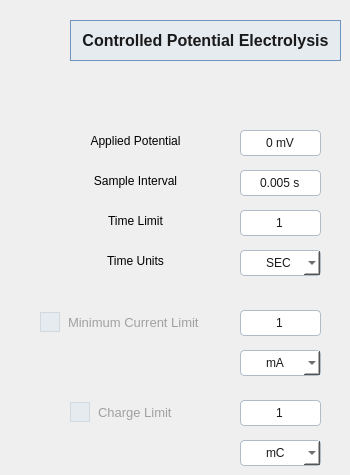
    <widget class="QWidget" name="page3_CPE">
     <widget class="QLabel" name="label_9">
      <property name="geometry">
       <rect>
        <x>70</x>
        <y>20</y>
        <width>271</width>
        <height>41</height>
       </rect>
      </property>
      <property name="styleSheet">
       <string notr="true">QLabel {
    /* Fondo azul acero muy suave para destacar sin cansar la vista */
    background-color: #E6EBF0; 
    
    /* Borde sólido y recto para coincidir con tus QLineEdit y Botones */
    border: 1px solid #7092BE; 
    border-radius: 0px; 
    
    /* Texto */
    color: #1A1A1A;                /* Negro carbón para legibilidad */
    font-family: &quot;Segoe UI&quot;;       /* Tipografía Windows 11 */
    font-weight: bold;             /* Para que resalte como encabezado */
    font-size: 16px;               /* Un poco más grande que los parámetros */
    
    /* Espaciado interno */
    padding: 5px;
}</string>
      </property>
      <property name="frameShape">
       <enum>QFrame::Shape::Box</enum>
      </property>
      <property name="lineWidth">
       <number>2</number>
      </property>
      <property name="text">
       <string>Controlled Potential Electrolysis</string>
      </property>
      <property name="alignment">
       <set>Qt::AlignmentFlag::AlignCenter</set>
      </property>
     </widget>
     <widget class="QLabel" name="label_23">
      <property name="geometry">
       <rect>
        <x>60</x>
        <y>130</y>
        <width>151</width>
        <height>21</height>
       </rect>
      </property>
      <property name="text">
       <string>Applied Potential</string>
      </property>
      <property name="alignment">
       <set>Qt::AlignmentFlag::AlignCenter</set>
      </property>
     </widget>
     <widget class="QSpinBox" name="cpe_time_limit">
      <property name="geometry">
       <rect>
        <x>240</x>
        <y>210</y>
        <width>81</width>
        <height>26</height>
       </rect>
      </property>
      <property name="focusPolicy">
       <enum>Qt::FocusPolicy::WheelFocus</enum>
      </property>
      <property name="styleSheet">
       <string notr="true">/* Estilo base del cuadro */
QSpinBox {
    background-color: #FFFFFF;
    border: 1px solid #B0BCC7;
    border-radius: 4px; /* Bordes rectos industriales */
    padding: 5px;
    color: #1A1A1A;
    font-family: &quot;Segoe UI&quot;;
    selection-background-color: #7092BE; /* Color de resaltado azul acero */
}

/* Ocultar las flechas de subir y bajar */
QSpinBox::up-button, QSpinBox::down-button {
    width: 0px;
    border: none;
    background: transparent;
}

/* Opcional: un borde más oscuro cuando el usuario hace clic para escribir */
QSpinBox:focus {
    border: 1px solid #7092BE;
}</string>
      </property>
      <property name="alignment">
       <set>Qt::AlignmentFlag::AlignCenter</set>
      </property>
      <property name="suffix">
       <string/>
      </property>
      <property name="minimum">
       <number>1</number>
      </property>
      <property name="maximum">
       <number>32000</number>
      </property>
     </widget>
     <widget class="QLabel" name="label_24">
      <property name="geometry">
       <rect>
        <x>60</x>
        <y>170</y>
        <width>151</width>
        <height>21</height>
       </rect>
      </property>
      <property name="text">
       <string>Sample Interval</string>
      </property>
      <property name="alignment">
       <set>Qt::AlignmentFlag::AlignCenter</set>
      </property>
     </widget>
     <widget class="QSpinBox" name="cpe_applied_pot">
      <property name="geometry">
       <rect>
        <x>240</x>
        <y>130</y>
        <width>81</width>
        <height>26</height>
       </rect>
      </property>
      <property name="focusPolicy">
       <enum>Qt::FocusPolicy::WheelFocus</enum>
      </property>
      <property name="styleSheet">
       <string notr="true">/* Estilo base del cuadro */
QSpinBox {
    background-color: #FFFFFF;
    border: 1px solid #B0BCC7;
    border-radius: 4px; /* Bordes rectos industriales */
    padding: 5px;
    color: #1A1A1A;
    font-family: &quot;Segoe UI&quot;;
    selection-background-color: #7092BE; /* Color de resaltado azul acero */
}

/* Ocultar las flechas de subir y bajar */
QSpinBox::up-button, QSpinBox::down-button {
    width: 0px;
    border: none;
    background: transparent;
}

/* Opcional: un borde más oscuro cuando el usuario hace clic para escribir */
QSpinBox:focus {
    border: 1px solid #7092BE;
}</string>
      </property>
      <property name="alignment">
       <set>Qt::AlignmentFlag::AlignCenter</set>
      </property>
      <property name="suffix">
       <string> mV</string>
      </property>
      <property name="minimum">
       <number>-2500</number>
      </property>
      <property name="maximum">
       <number>2500</number>
      </property>
     </widget>
     <widget class="QLabel" name="label_25">
      <property name="geometry">
       <rect>
        <x>60</x>
        <y>210</y>
        <width>151</width>
        <height>21</height>
       </rect>
      </property>
      <property name="text">
       <string>Time Limit</string>
      </property>
      <property name="alignment">
       <set>Qt::AlignmentFlag::AlignCenter</set>
      </property>
     </widget>
     <widget class="QDoubleSpinBox" name="cpe_sample_interval">
      <property name="geometry">
       <rect>
        <x>240</x>
        <y>170</y>
        <width>81</width>
        <height>26</height>
       </rect>
      </property>
      <property name="focusPolicy">
       <enum>Qt::FocusPolicy::WheelFocus</enum>
      </property>
      <property name="styleSheet">
       <string notr="true">/* Estilo base del cuadro */
QDoubleSpinBox {
    background-color: #FFFFFF;
    border: 1px solid #B0BCC7;
    border-radius: 4px; /* Bordes rectos industriales */
    padding: 5px;
    color: #1A1A1A;
    font-family: &quot;Segoe UI&quot;;
    selection-background-color: #7092BE; /* Color de resaltado azul acero */
}

/* Ocultar las flechas de subir y bajar */
QDoubleSpinBox::up-button, QDoubleSpinBox::down-button {
    width: 0px;
    border: none;
    background: transparent;
}

/* Opcional: un borde más oscuro cuando el usuario hace clic para escribir */
QDoubleSpinBox:focus {
    border: 1px solid #7092BE;
}</string>
      </property>
      <property name="alignment">
       <set>Qt::AlignmentFlag::AlignCenter</set>
      </property>
      <property name="prefix">
       <string/>
      </property>
      <property name="suffix">
       <string> s</string>
      </property>
      <property name="decimals">
       <number>3</number>
      </property>
      <property name="minimum">
       <double>0.005000000000000</double>
      </property>
      <property name="maximum">
       <double>100.000000000000000</double>
      </property>
      <property name="singleStep">
       <double>0.005000000000000</double>
      </property>
      <property name="value">
       <double>0.005000000000000</double>
      </property>
     </widget>
     <widget class="QComboBox" name="cpe_time_unit">
      <property name="geometry">
       <rect>
        <x>240</x>
        <y>250</y>
        <width>81</width>
        <height>26</height>
       </rect>
      </property>
      <property name="styleSheet">
       <string notr="true">/* 1. Estilo base del cuadro (el que proporcionaste con ajustes de compatibilidad) */
QComboBox {
    background-color: #FFFFFF;
    border: 1px solid #B0BCC7;
    border-radius: 4px; 
    padding: 5px;
    padding-left: 25px;
    color: #1A1A1A;
    font-family: &quot;Segoe UI&quot;;
    selection-background-color: #7092BE;
}

/* Opcional: Cambiar el color de la flecha cuando pasas el mouse */
QComboBox::down-arrow:hover {
    border-top: 5px solid #7092BE; /* Azul acero al pasar el mouse */
}


/* 4. Estilo de la lista desplegable (Importante para que no salga gris) */
QComboBox QAbstractItemView {
    border: 1px solid #B0BCC7;
    background-color: #FFFFFF;
    selection-color: #FFFFFF;
    padding-left: 15px;
    border-radius: 4px; 
    selection-background-color: #7092BE; /* Azul acero al pasar el mouse [cite: 48, 85] */
    font-family: &quot;Segoe UI&quot;;
    color: #1A1A1A;
}

/* 5. Estado cuando el usuario hace clic o está activo */
QComboBox:focus {
    border: 1px solid #7092BE; /* Resaltado azul acero de tu UI [cite: 75, 99] */
}

/* Opcional: un borde más oscuro cuando el usuario hace clic para escribir */
QComboBox:focus {
    border: 1px solid #7092BE;
}


</string>
      </property>
      <item>
       <property name="text">
        <string>SEC</string>
       </property>
      </item>
      <item>
       <property name="text">
        <string>MIN</string>
       </property>
      </item>
     </widget>
     <widget class="QLabel" name="label_26">
      <property name="geometry">
       <rect>
        <x>60</x>
        <y>250</y>
        <width>151</width>
        <height>21</height>
       </rect>
      </property>
      <property name="text">
       <string>Time Units</string>
      </property>
      <property name="alignment">
       <set>Qt::AlignmentFlag::AlignCenter</set>
      </property>
     </widget>
     <widget class="QCheckBox" name="cpe_min_curr_lim_on_off">
      <property name="enabled">
       <bool>false</bool>
      </property>
      <property name="geometry">
       <rect>
        <x>40</x>
        <y>310</y>
        <width>171</width>
        <height>24</height>
       </rect>
      </property>
      <property name="styleSheet">
       <string notr="true">QCheckBox {
    spacing: 8px;              /* Espacio entre el cuadro y el texto */
    color: #1A1A1A;            /* Texto casi negro */
    font-family: &quot;Segoe UI&quot;;
    font-size: 13px;
}

/* El cuadro del checkbox */
QCheckBox::indicator {
    width: 18px;
    height: 18px;
    border: 1px solid #B0BCC7; /* Borde recto igual que tus botones y barras */
    border-radius: 0px;        /* Bordes totalmente rectos para el look industrial */
    background-color: #FFFFFF; /* Fondo blanco */
}

/* Cuando el mouse pasa por encima */
QCheckBox::indicator:hover {
    border: 1px solid #7092BE; /* Resaltado azul acero */
    background-color: #F0F4F9; /* Fondo azul glaciar muy tenue */
}

/* Cuando está marcado (Checked) */
QCheckBox::indicator:checked {
    background-color: #7092BE; /* Fondo azul acero sólido */
    border: 1px solid #5A769A;
    /* Aquí podrías añadir una imagen de una tilde blanca si la tienes, 
       si no, el cambio de color sólido ya indica que está activo */
}

/* Cuando está deshabilitado */
QCheckBox:disabled {
    color: #A0A0A0;
}

QCheckBox::indicator:disabled {
    background-color: #E6EBF0;
    border: 1px solid #D1D9E0;
}</string>
      </property>
      <property name="text">
       <string>Minimum Current Limit</string>
      </property>
     </widget>
     <widget class="QComboBox" name="cpe_min_curr_lim_unit">
      <property name="enabled">
       <bool>false</bool>
      </property>
      <property name="geometry">
       <rect>
        <x>240</x>
        <y>350</y>
        <width>81</width>
        <height>26</height>
       </rect>
      </property>
      <property name="styleSheet">
       <string notr="true">/* 1. Estilo base del cuadro (el que proporcionaste con ajustes de compatibilidad) */
QComboBox {
    background-color: #FFFFFF;
    border: 1px solid #B0BCC7;
    border-radius: 4px; 
    padding: 5px;
    padding-left: 25px;
    color: #1A1A1A;
    font-family: &quot;Segoe UI&quot;;
    selection-background-color: #7092BE;
}

/* Opcional: Cambiar el color de la flecha cuando pasas el mouse */
QComboBox::down-arrow:hover {
    border-top: 5px solid #7092BE; /* Azul acero al pasar el mouse */
}


/* 4. Estilo de la lista desplegable (Importante para que no salga gris) */
QComboBox QAbstractItemView {
    border: 1px solid #B0BCC7;
    background-color: #FFFFFF;
    selection-color: #FFFFFF;
    padding-left: 15px;
    border-radius: 4px; 
    selection-background-color: #7092BE; /* Azul acero al pasar el mouse [cite: 48, 85] */
    font-family: &quot;Segoe UI&quot;;
    color: #1A1A1A;
}

/* 5. Estado cuando el usuario hace clic o está activo */
QComboBox:focus {
    border: 1px solid #7092BE; /* Resaltado azul acero de tu UI [cite: 75, 99] */
}

/* Opcional: un borde más oscuro cuando el usuario hace clic para escribir */
QComboBox:focus {
    border: 1px solid #7092BE;
}


</string>
      </property>
      <item>
       <property name="text">
        <string>mA</string>
       </property>
      </item>
      <item>
       <property name="text">
        <string>uA</string>
       </property>
      </item>
      <item>
       <property name="text">
        <string>nA</string>
       </property>
      </item>
     </widget>
     <widget class="QSpinBox" name="cpe_min_current_limit">
      <property name="enabled">
       <bool>false</bool>
      </property>
      <property name="geometry">
       <rect>
        <x>240</x>
        <y>310</y>
        <width>81</width>
        <height>26</height>
       </rect>
      </property>
      <property name="focusPolicy">
       <enum>Qt::FocusPolicy::WheelFocus</enum>
      </property>
      <property name="styleSheet">
       <string notr="true">/* Estilo base del cuadro */
QSpinBox {
    background-color: #FFFFFF;
    border: 1px solid #B0BCC7;
    border-radius: 4px; /* Bordes rectos industriales */
    padding: 5px;
    color: #1A1A1A;
    font-family: &quot;Segoe UI&quot;;
    selection-background-color: #7092BE; /* Color de resaltado azul acero */
}

/* Ocultar las flechas de subir y bajar */
QSpinBox::up-button, QSpinBox::down-button {
    width: 0px;
    border: none;
    background: transparent;
}

/* Opcional: un borde más oscuro cuando el usuario hace clic para escribir */
QSpinBox:focus {
    border: 1px solid #7092BE;
}</string>
      </property>
      <property name="alignment">
       <set>Qt::AlignmentFlag::AlignCenter</set>
      </property>
      <property name="suffix">
       <string/>
      </property>
      <property name="minimum">
       <number>1</number>
      </property>
      <property name="maximum">
       <number>100</number>
      </property>
     </widget>
     <widget class="QCheckBox" name="cpe_charg_lim_on_off">
      <property name="enabled">
       <bool>false</bool>
      </property>
      <property name="geometry">
       <rect>
        <x>70</x>
        <y>400</y>
        <width>141</width>
        <height>24</height>
       </rect>
      </property>
      <property name="styleSheet">
       <string notr="true">QCheckBox {
    spacing: 8px;              /* Espacio entre el cuadro y el texto */
    color: #1A1A1A;            /* Texto casi negro */
    font-family: &quot;Segoe UI&quot;;
    font-size: 13px;
}

/* El cuadro del checkbox */
QCheckBox::indicator {
    width: 18px;
    height: 18px;
    border: 1px solid #B0BCC7; /* Borde recto igual que tus botones y barras */
    border-radius: 0px;        /* Bordes totalmente rectos para el look industrial */
    background-color: #FFFFFF; /* Fondo blanco */
}

/* Cuando el mouse pasa por encima */
QCheckBox::indicator:hover {
    border: 1px solid #7092BE; /* Resaltado azul acero */
    background-color: #F0F4F9; /* Fondo azul glaciar muy tenue */
}

/* Cuando está marcado (Checked) */
QCheckBox::indicator:checked {
    background-color: #7092BE; /* Fondo azul acero sólido */
    border: 1px solid #5A769A;
    /* Aquí podrías añadir una imagen de una tilde blanca si la tienes, 
       si no, el cambio de color sólido ya indica que está activo */
}

/* Cuando está deshabilitado */
QCheckBox:disabled {
    color: #A0A0A0;
}

QCheckBox::indicator:disabled {
    background-color: #E6EBF0;
    border: 1px solid #D1D9E0;
}</string>
      </property>
      <property name="text">
       <string>Charge Limit</string>
      </property>
     </widget>
     <widget class="QSpinBox" name="cpe_charg_limit">
      <property name="enabled">
       <bool>false</bool>
      </property>
      <property name="geometry">
       <rect>
        <x>240</x>
        <y>400</y>
        <width>81</width>
        <height>26</height>
       </rect>
      </property>
      <property name="focusPolicy">
       <enum>Qt::FocusPolicy::WheelFocus</enum>
      </property>
      <property name="styleSheet">
       <string notr="true">/* Estilo base del cuadro */
QSpinBox {
    background-color: #FFFFFF;
    border: 1px solid #B0BCC7;
    border-radius: 4px; /* Bordes rectos industriales */
    padding: 5px;
    color: #1A1A1A;
    font-family: &quot;Segoe UI&quot;;
    selection-background-color: #7092BE; /* Color de resaltado azul acero */
}

/* Ocultar las flechas de subir y bajar */
QSpinBox::up-button, QSpinBox::down-button {
    width: 0px;
    border: none;
    background: transparent;
}

/* Opcional: un borde más oscuro cuando el usuario hace clic para escribir */
QSpinBox:focus {
    border: 1px solid #7092BE;
}</string>
      </property>
      <property name="alignment">
       <set>Qt::AlignmentFlag::AlignCenter</set>
      </property>
      <property name="suffix">
       <string/>
      </property>
      <property name="minimum">
       <number>1</number>
      </property>
      <property name="maximum">
       <number>100</number>
      </property>
     </widget>
     <widget class="QComboBox" name="cpe_charg_lim_unit">
      <property name="enabled">
       <bool>false</bool>
      </property>
      <property name="geometry">
       <rect>
        <x>240</x>
        <y>440</y>
        <width>81</width>
        <height>26</height>
       </rect>
      </property>
      <property name="styleSheet">
       <string notr="true">/* 1. Estilo base del cuadro (el que proporcionaste con ajustes de compatibilidad) */
QComboBox {
    background-color: #FFFFFF;
    border: 1px solid #B0BCC7;
    border-radius: 4px; 
    padding: 5px;
    padding-left: 25px;
    color: #1A1A1A;
    font-family: &quot;Segoe UI&quot;;
    selection-background-color: #7092BE;
}

/* Opcional: Cambiar el color de la flecha cuando pasas el mouse */
QComboBox::down-arrow:hover {
    border-top: 5px solid #7092BE; /* Azul acero al pasar el mouse */
}


/* 4. Estilo de la lista desplegable (Importante para que no salga gris) */
QComboBox QAbstractItemView {
    border: 1px solid #B0BCC7;
    background-color: #FFFFFF;
    selection-color: #FFFFFF;
    padding-left: 15px;
    border-radius: 4px; 
    selection-background-color: #7092BE; /* Azul acero al pasar el mouse [cite: 48, 85] */
    font-family: &quot;Segoe UI&quot;;
    color: #1A1A1A;
}

/* 5. Estado cuando el usuario hace clic o está activo */
QComboBox:focus {
    border: 1px solid #7092BE; /* Resaltado azul acero de tu UI [cite: 75, 99] */
}

/* Opcional: un borde más oscuro cuando el usuario hace clic para escribir */
QComboBox:focus {
    border: 1px solid #7092BE;
}


</string>
      </property>
      <item>
       <property name="text">
        <string>mC</string>
       </property>
      </item>
      <item>
       <property name="text">
        <string>uC</string>
       </property>
      </item>
     </widget>
    </widget>
